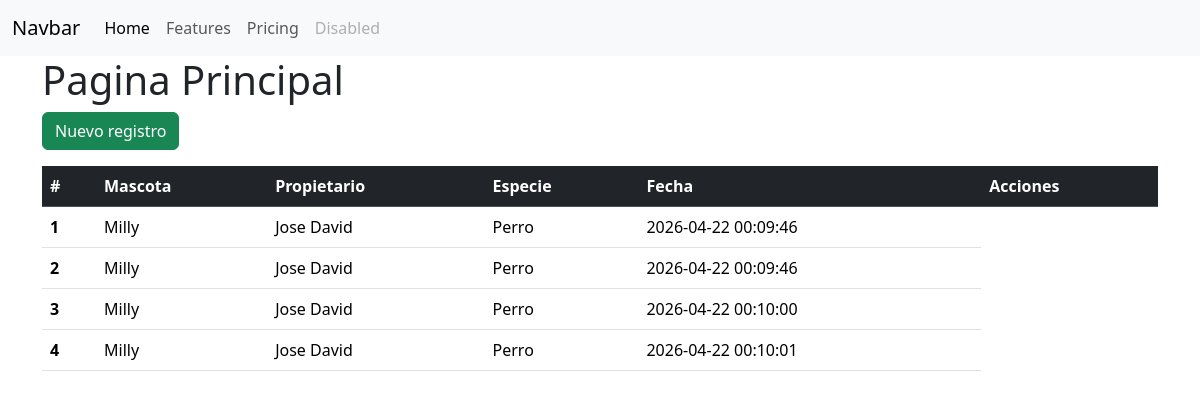
Before: / with the older database file.
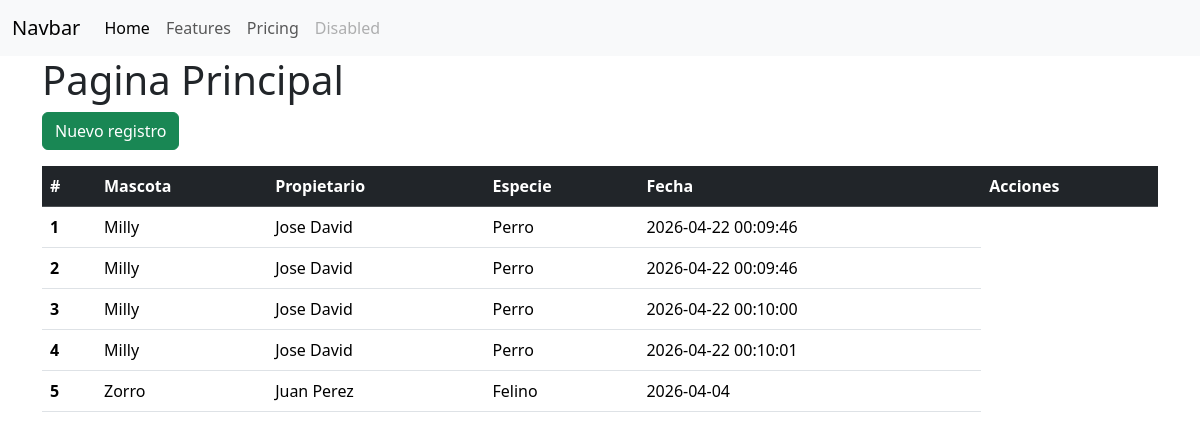
After: the same page with the newer database file.
### tables this page shows
CREATE TABLE pacientes(
            id INTEGER PRIMARY KEY AUTOINCREMENT,
            mascota TEXT NOT NULL,
            propietario TEXT NOT NULL,
            especie TEXT,
            fecha DATETIME DEFAULT CURRENT_TIMESTAMP
        );

### app.py (the view)
@app.route('/')
def index():
    conn = sqlite3.connect("citas.db")
    cursor = conn.cursor()
    cursor.row_factory = sqlite3.Row
    cursor.execute("""
    SELECT * FROM pacientes
""")
    pacientes=cursor.fetchall()
    conn.commit()
    conn.close()
    return render_template("index.html",pacientes=pacientes)

### templates/index.html (shortened to what this page needs)
{%extends "base.html"%}
{%block content%}
<h1>Pagina Principal</h1>
<a href="/nuevoregistro" class="btn btn-success mb-3">Nuevo registro</a>
<table class="table">
    <thead class="table-dark">
        <tr>
            <th scope="col">#</th>
            <th scope="col">Mascota</th>
            <th scope="col">Propietario</th>
            <th scope="col">Especie</th>
            <th scope="col">Fecha</th>
            <th scope="col">Acciones</th>
        </tr>
    </thead>
    {%for paciente in pacientes%}
    <tbody class="mb-1">
        <tr>
            <th scope="row">{{paciente.id}}</th>
            <td>{{paciente.mascota}}</td>
            <td>{{paciente.propietario}}</td>
            <td>{{paciente.especie}}</td>
            <td>{{paciente.fecha}}</td>
        </tr>
    </tbody>
    {%endfor%}
</table>
{%endblock%}

### templates/base.html (shortened to what this page needs)
<!DOCTYPE html>
<html lang="en">
<head>
    <link href="https://cdn.jsdelivr.net/npm/bootstrap@5.3.8/dist/css/bootstrap.min.css" rel="stylesheet">
</head>
<body>
    <nav class="navbar navbar-expand-lg bg-body-tertiary">
        <div class="container-fluid">
            <a class="navbar-brand" href="#">Navbar</a>
            <div class="collapse navbar-collapse" id="navbarNav">
                <ul class="navbar-nav">
                    <li class="nav-item">
                        <a class="nav-link active" aria-current="page" href="#">Home</a>
                    </li>
                    <li class="nav-item">
                        <a class="nav-link" href="#">Features</a>
                    </li>
                    <li class="nav-item">
                        <a class="nav-link" href="#">Pricing</a>
                    </li>
                    <li class="nav-item">
                        <a class="nav-link disabled" aria-disabled="true">Disabled</a>
                    </li>
                </ul>
            </div>
        </div>
    </nav>
    <div class="container">
    {%block content%}
    {%endblock%}
    </div>
</body>
</html>

Changed rows visible on the page:
added pacientes: id "5", mascota "Zorro", propietario "Juan Perez", especie "Felino", fecha "2026-04-04"
